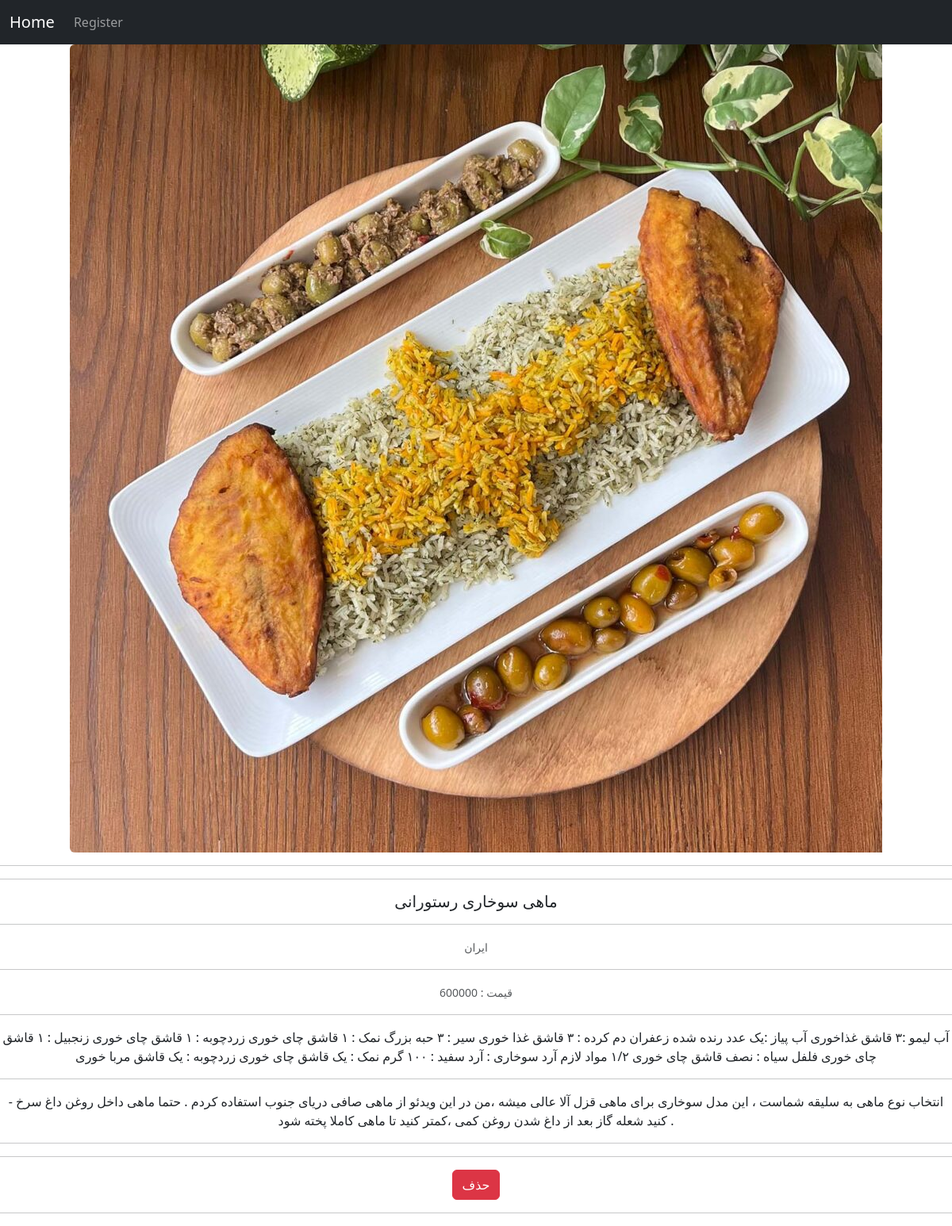
The page /detail/4 on the database its author committed.
### app.py (models this page shows)
class Recipe(db.Model):
    id = db.Column(db.Integer, primary_key=True , unique=True)
    name = db.Column(db.String(80), nullable=False)
    country =db.Column(db.String(80), nullable=False)
    ingredients = db.Column(db.String(1000), nullable=False)
    instructions = db.Column(db.String(5000), nullable=False)
    cost = db.Column(db.Integer, nullable=False)
    img_url = db.Column(db.String(50), nullable=False , unique=True)
    add_date = db.Column(db.Date, nullable=False, default=datetime.now)

### app.py (the view)
@app.route('/detail/<int:recipe_id>')
def detail(recipe_id):
    target_recipe = db.get_or_404(Recipe , recipe_id)
    template_name = 'detail.html'
    return render_template(template_name , recipe = target_recipe)

### templates/detail.html (shortened to what this page needs)
{% extends 'base.html' %}
{% block content %}
    <div style="text-align: center">
                        <img src="/{{recipe.img_url}}" class="img-fluid rounded-start" alt="img"><hr><hr>
                        <h5 class="card-title">{{recipe.name}}</h5><hr>
                        <p class="card-text"><small class="text-body-secondary">{{recipe.country}}</small></p><hr>
                        <p class="card-text"><small class="text-body-secondary">قیمت : {{recipe.cost}}</small></p><hr>
                        <p class="card-text">{{recipe.ingredients}}</p><hr>
                        <p class="card-text">{{recipe.instructions}}</p><hr>
                        <p class="card-text"><small class="text-body-secondary">{{recipe.date}}</small></p><hr>
                        <a href="{{url_for('delete' , recipe_id = recipe.id)}}" class="btn btn-danger">حذف</a><hr>
    </div>
{% endblock content %}

### rows shown on the page
Recipe: name "ماهی سوخاری رستورانی", country "ایران", cost "600000", ingredients "آب لیمو :۳ قاشق غذاخوری آب پیاز :یک عدد رنده شده زعفران دم کرده : ۳ قاشق غذا خوری سیر : ۳ حبه بزرگ نمک : ۱ قاشق چای خوری زردچوبه : ۱ قاشق چای خوری زنجبیل : ۱ قاشق چای خوری فلفل سیاه : نصف قاشق چای خوری ۱/۲ مواد لازم آرد سوخاری : آرد سفید : ۱۰۰ گرم نمک : یک قاشق چای خوری زردچوبه : یک قاشق مربا خوری", instructions "- انتخاب نوع ماهی به سلیقه شماست ، این مدل سوخاری برای ماهی قزل آلا عالی میشه ،من در این ویدئو از ماهی صافی دریای جنوب استفاده کردم . حتما ماهی داخل روغن داغ سرخ کنید شعله گاز بعد از داغ شدن روغن کمی ،کمتر کنید تا ماهی کاملا پخته شود ."
